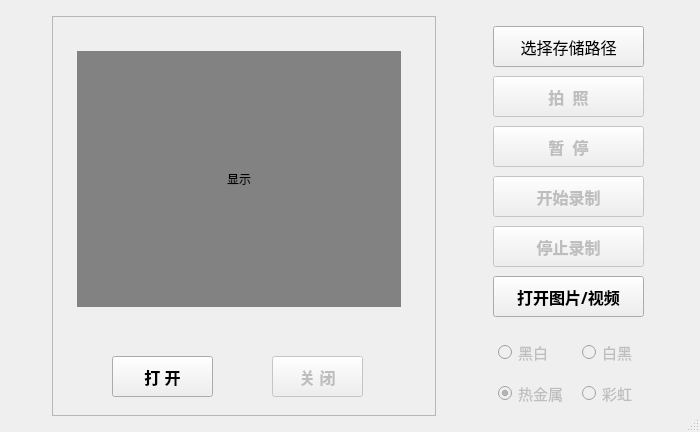
<?xml version="1.0" encoding="UTF-8"?>
<ui version="4.0">
 <class>MainWindowClass</class>
 <widget class="QMainWindow" name="MainWindowClass">
  <property name="geometry">
   <rect>
    <x>0</x>
    <y>0</y>
    <width>700</width>
    <height>432</height>
   </rect>
  </property>
  <property name="minimumSize">
   <size>
    <width>0</width>
    <height>432</height>
   </size>
  </property>
  <property name="maximumSize">
   <size>
    <width>700</width>
    <height>432</height>
   </size>
  </property>
  <property name="font">
   <font>
    <family>幼圆</family>
    <weight>75</weight>
    <bold>true</bold>
   </font>
  </property>
  <property name="windowTitle">
   <string>红外成像软件</string>
  </property>
  <property name="styleSheet">
   <string notr="true">QGroupBox {
    border: 2px solid gray;
    border-radius: 3px;
	margin-top: 1ex;
	padding-bottom: 4px;
	padding-top: 7px;
}

QGroupBox::title {
    subcontrol-origin: margin;
    /*subcontrol-position: top center; /* position at the top center */
    padding: 0 3px;
    background-color: qlineargradient(x1: 0, y1: 0, x2: 0, y2: 1,
                                      stop: 0 #rgb(244, 244, 244), stop: 1 #rgb(244, 244, 244));
}

QGroupBox#groupBox_6 {   /*帧率与温度组设置无边框*/
	border: none;
	margin-top: 0;
	padding-top:0px;
}

QGroupBox#groupBox_6 {
	padding: 0 0;

}</string>
  </property>
  <widget class="QWidget" name="centralWidget">
   <property name="minimumSize">
    <size>
     <width>0</width>
     <height>432</height>
    </size>
   </property>
   <property name="font">
    <font>
     <family>微软雅黑 Light</family>
     <pointsize>12</pointsize>
    </font>
   </property>
   <layout class="QHBoxLayout" name="horizontalLayout_3">
    <property name="spacing">
     <number>0</number>
    </property>
    <property name="leftMargin">
     <number>15</number>
    </property>
    <property name="topMargin">
     <number>3</number>
    </property>
    <property name="rightMargin">
     <number>10</number>
    </property>
    <property name="bottomMargin">
     <number>2</number>
    </property>
    <item>
     <widget class="QFrame" name="frame_2">
      <property name="enabled">
       <bool>true</bool>
      </property>
      <property name="minimumSize">
       <size>
        <width>384</width>
        <height>350</height>
       </size>
      </property>
      <property name="maximumSize">
       <size>
        <width>384</width>
        <height>400</height>
       </size>
      </property>
      <property name="frameShape">
       <enum>QFrame::StyledPanel</enum>
      </property>
      <property name="frameShadow">
       <enum>QFrame::Raised</enum>
      </property>
      <widget class="QPushButton" name="m_startButton">
       <property name="geometry">
        <rect>
         <x>60</x>
         <y>340</y>
         <width>101</width>
         <height>41</height>
        </rect>
       </property>
       <property name="minimumSize">
        <size>
         <width>0</width>
         <height>0</height>
        </size>
       </property>
       <property name="font">
        <font>
         <family>幼圆</family>
         <pointsize>12</pointsize>
         <weight>75</weight>
         <bold>true</bold>
        </font>
       </property>
       <property name="text">
        <string>打 开</string>
       </property>
       <property name="flat">
        <bool>false</bool>
       </property>
      </widget>
      <widget class="QPushButton" name="m_stopButton">
       <property name="enabled">
        <bool>false</bool>
       </property>
       <property name="geometry">
        <rect>
         <x>220</x>
         <y>340</y>
         <width>91</width>
         <height>41</height>
        </rect>
       </property>
       <property name="font">
        <font>
         <family>幼圆</family>
         <pointsize>12</pointsize>
         <weight>75</weight>
         <bold>true</bold>
        </font>
       </property>
       <property name="text">
        <string>关 闭</string>
       </property>
      </widget>
      <widget class="QFrame" name="m_showFrame">
       <property name="geometry">
        <rect>
         <x>25</x>
         <y>35</y>
         <width>324</width>
         <height>256</height>
        </rect>
       </property>
       <property name="minimumSize">
        <size>
         <width>250</width>
         <height>256</height>
        </size>
       </property>
       <property name="maximumSize">
        <size>
         <width>324</width>
         <height>256</height>
        </size>
       </property>
       <property name="styleSheet">
        <string notr="true">background-color: rgb(130, 130, 130)</string>
       </property>
       <property name="frameShape">
        <enum>QFrame::NoFrame</enum>
       </property>
       <property name="frameShadow">
        <enum>QFrame::Plain</enum>
       </property>
       <property name="lineWidth">
        <number>0</number>
       </property>
       <layout class="QGridLayout" name="gridLayout">
        <property name="leftMargin">
         <number>0</number>
        </property>
        <property name="topMargin">
         <number>0</number>
        </property>
        <property name="rightMargin">
         <number>0</number>
        </property>
        <property name="bottomMargin">
         <number>0</number>
        </property>
        <property name="spacing">
         <number>0</number>
        </property>
        <item row="0" column="0">
         <widget class="QLabel" name="m_showLabel">
          <property name="minimumSize">
           <size>
            <width>10</width>
            <height>10</height>
           </size>
          </property>
          <property name="maximumSize">
           <size>
            <width>324</width>
            <height>256</height>
           </size>
          </property>
          <property name="styleSheet">
           <string notr="true"/>
          </property>
          <property name="text">
           <string>&lt;html&gt;&lt;head/&gt;&lt;body&gt;&lt;p align=&quot;center&quot;&gt;显示&lt;/p&gt;&lt;/body&gt;&lt;/html&gt;</string>
          </property>
         </widget>
        </item>
       </layout>
      </widget>
     </widget>
    </item>
    <item>
     <widget class="QFrame" name="frame">
      <property name="enabled">
       <bool>true</bool>
      </property>
      <property name="minimumSize">
       <size>
        <width>180</width>
        <height>0</height>
       </size>
      </property>
      <property name="maximumSize">
       <size>
        <width>100</width>
        <height>400</height>
       </size>
      </property>
      <property name="font">
       <font>
        <family>幼圆</family>
       </font>
      </property>
      <property name="layoutDirection">
       <enum>Qt::LeftToRight</enum>
      </property>
      <property name="frameShape">
       <enum>QFrame::NoFrame</enum>
      </property>
      <property name="frameShadow">
       <enum>QFrame::Raised</enum>
      </property>
      <widget class="QPushButton" name="pushButton_begin_video">
       <property name="enabled">
        <bool>false</bool>
       </property>
       <property name="geometry">
        <rect>
         <x>20</x>
         <y>160</y>
         <width>151</width>
         <height>41</height>
        </rect>
       </property>
       <property name="font">
        <font>
         <family>幼圆</family>
         <pointsize>12</pointsize>
         <weight>75</weight>
         <bold>true</bold>
        </font>
       </property>
       <property name="text">
        <string>开始录制</string>
       </property>
      </widget>
      <widget class="QGroupBox" name="groupBox_4">
       <property name="geometry">
        <rect>
         <x>20</x>
         <y>300</y>
         <width>171</width>
         <height>111</height>
        </rect>
       </property>
       <property name="font">
        <font>
         <family>幼圆</family>
         <pointsize>11</pointsize>
         <weight>75</weight>
         <bold>true</bold>
         <underline>true</underline>
         <kerning>true</kerning>
        </font>
       </property>
       <property name="contextMenuPolicy">
        <enum>Qt::NoContextMenu</enum>
       </property>
       <property name="toolTipDuration">
        <number>-1</number>
       </property>
       <property name="styleSheet">
        <string notr="true">border-color: rgb(240, 240, 240);</string>
       </property>
       <property name="title">
        <string/>
       </property>
       <property name="flat">
        <bool>false</bool>
       </property>
       <property name="checkable">
        <bool>false</bool>
       </property>
       <layout class="QGridLayout">
        <property name="sizeConstraint">
         <enum>QLayout::SetNoConstraint</enum>
        </property>
        <property name="leftMargin">
         <number>3</number>
        </property>
        <property name="topMargin">
         <number>3</number>
        </property>
        <property name="rightMargin">
         <number>2</number>
        </property>
        <property name="bottomMargin">
         <number>3</number>
        </property>
        <property name="spacing">
         <number>5</number>
        </property>
        <item row="3" column="1">
         <widget class="QRadioButton" name="radioButton_color">
          <property name="enabled">
           <bool>false</bool>
          </property>
          <property name="font">
           <font>
            <family>幼圆</family>
            <pointsize>11</pointsize>
            <weight>50</weight>
            <bold>false</bold>
            <kerning>true</kerning>
           </font>
          </property>
          <property name="text">
           <string>热金属</string>
          </property>
          <property name="checked">
           <bool>true</bool>
          </property>
         </widget>
        </item>
        <item row="2" column="1">
         <widget class="QRadioButton" name="radioButton_gray">
          <property name="enabled">
           <bool>false</bool>
          </property>
          <property name="font">
           <font>
            <family>幼圆</family>
            <pointsize>11</pointsize>
            <weight>50</weight>
            <bold>false</bold>
           </font>
          </property>
          <property name="focusPolicy">
           <enum>Qt::StrongFocus</enum>
          </property>
          <property name="text">
           <string>黑白</string>
          </property>
          <property name="checkable">
           <bool>true</bool>
          </property>
          <property name="checked">
           <bool>false</bool>
          </property>
         </widget>
        </item>
        <item row="3" column="2">
         <widget class="QRadioButton" name="radioButton_rainbow">
          <property name="enabled">
           <bool>false</bool>
          </property>
          <property name="font">
           <font>
            <family>幼圆</family>
            <pointsize>11</pointsize>
            <weight>50</weight>
            <bold>false</bold>
            <kerning>true</kerning>
           </font>
          </property>
          <property name="text">
           <string>彩虹</string>
          </property>
         </widget>
        </item>
        <item row="2" column="2">
         <widget class="QRadioButton" name="radioButton_gray_inverse">
          <property name="enabled">
           <bool>false</bool>
          </property>
          <property name="font">
           <font>
            <family>幼圆</family>
            <pointsize>11</pointsize>
            <weight>50</weight>
            <bold>false</bold>
           </font>
          </property>
          <property name="text">
           <string>白黑</string>
          </property>
         </widget>
        </item>
       </layout>
      </widget>
      <widget class="QPushButton" name="m_imageTakingButton">
       <property name="enabled">
        <bool>false</bool>
       </property>
       <property name="geometry">
        <rect>
         <x>20</x>
         <y>60</y>
         <width>151</width>
         <height>41</height>
        </rect>
       </property>
       <property name="font">
        <font>
         <family>幼圆</family>
         <pointsize>12</pointsize>
         <weight>75</weight>
         <bold>true</bold>
         <kerning>true</kerning>
        </font>
       </property>
       <property name="text">
        <string>拍  照</string>
       </property>
      </widget>
      <widget class="QPushButton" name="m_pathChoosingButton">
       <property name="geometry">
        <rect>
         <x>20</x>
         <y>10</y>
         <width>151</width>
         <height>41</height>
        </rect>
       </property>
       <property name="font">
        <font>
         <family>幼圆</family>
         <pointsize>12</pointsize>
         <weight>50</weight>
         <bold>false</bold>
         <kerning>true</kerning>
        </font>
       </property>
       <property name="text">
        <string>选择存储路径</string>
       </property>
      </widget>
      <widget class="QPushButton" name="m_pauseButton">
       <property name="enabled">
        <bool>false</bool>
       </property>
       <property name="geometry">
        <rect>
         <x>20</x>
         <y>110</y>
         <width>151</width>
         <height>41</height>
        </rect>
       </property>
       <property name="font">
        <font>
         <family>幼圆</family>
         <pointsize>12</pointsize>
         <weight>75</weight>
         <bold>true</bold>
        </font>
       </property>
       <property name="text">
        <string>暂  停</string>
       </property>
      </widget>
      <widget class="QPushButton" name="pushButton_finish_video">
       <property name="enabled">
        <bool>false</bool>
       </property>
       <property name="geometry">
        <rect>
         <x>20</x>
         <y>210</y>
         <width>151</width>
         <height>41</height>
        </rect>
       </property>
       <property name="font">
        <font>
         <family>幼圆</family>
         <pointsize>12</pointsize>
         <weight>75</weight>
         <bold>true</bold>
        </font>
       </property>
       <property name="text">
        <string>停止录制</string>
       </property>
      </widget>
      <widget class="QPushButton" name="m_open_file">
       <property name="enabled">
        <bool>true</bool>
       </property>
       <property name="geometry">
        <rect>
         <x>20</x>
         <y>260</y>
         <width>151</width>
         <height>41</height>
        </rect>
       </property>
       <property name="font">
        <font>
         <family>幼圆</family>
         <pointsize>12</pointsize>
         <weight>75</weight>
         <bold>true</bold>
         <kerning>true</kerning>
        </font>
       </property>
       <property name="text">
        <string>打开图片/视频</string>
       </property>
      </widget>
     </widget>
    </item>
   </layout>
  </widget>
  <widget class="QStatusBar" name="statusBar"/>
 </widget>
 <layoutdefault spacing="6" margin="11"/>
 <resources>
  <include location="mainwindow.qrc"/>
 </resources>
 <connections/>
</ui>
